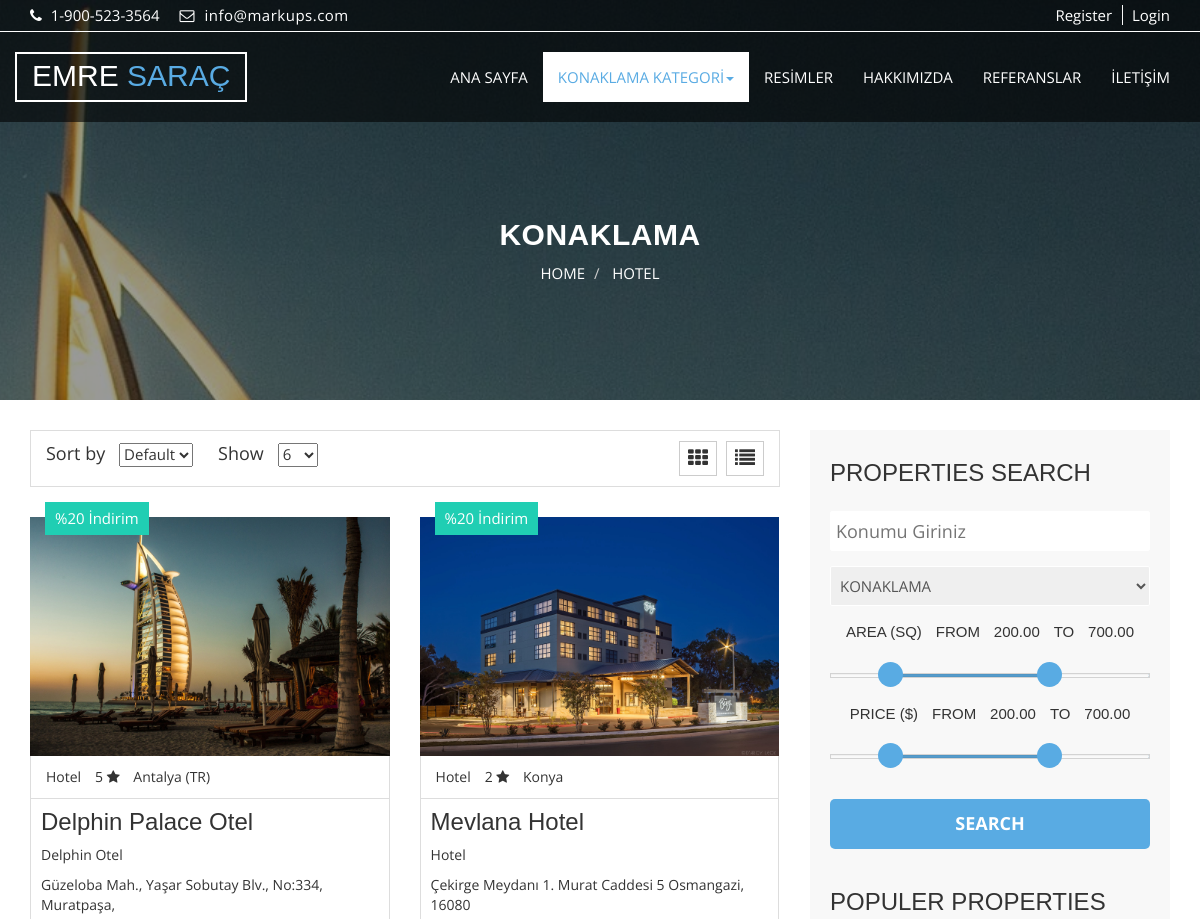
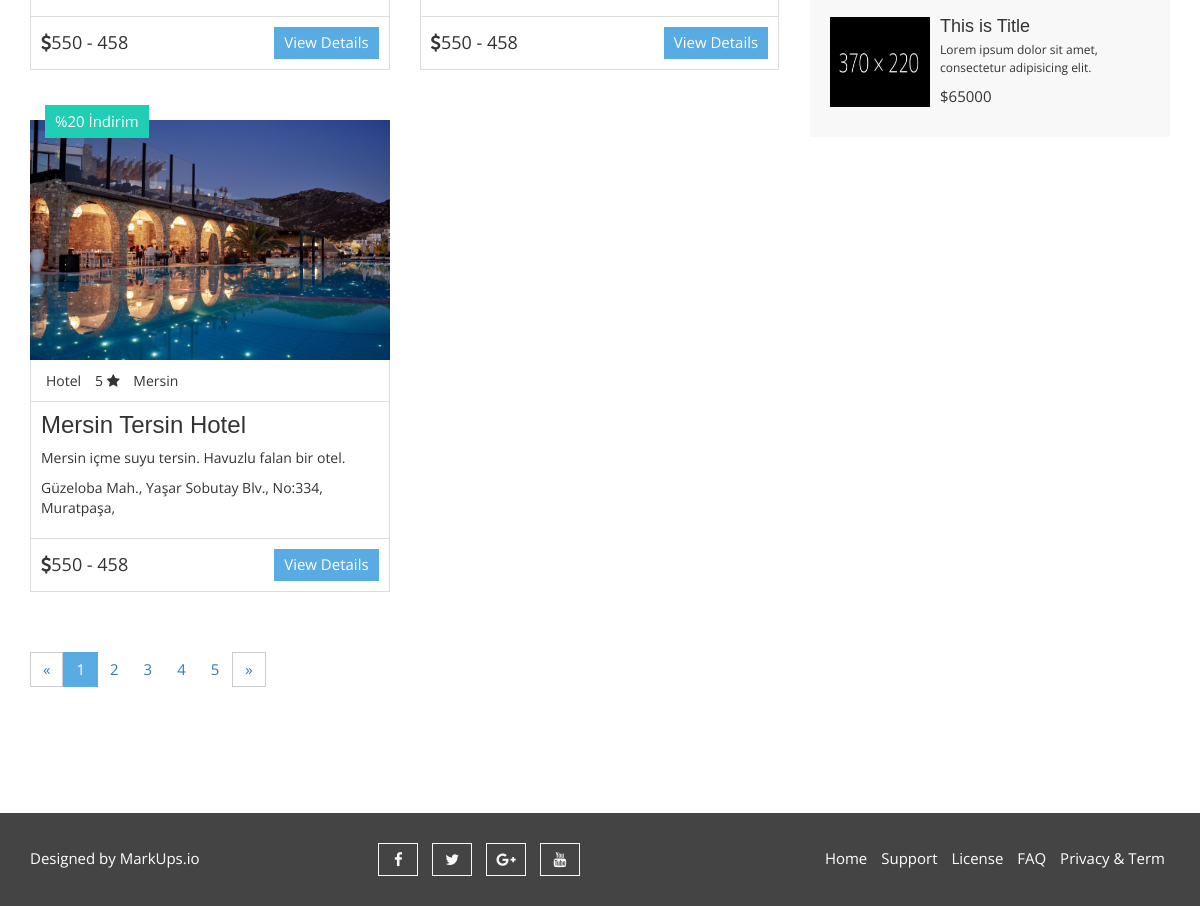
/category/8/hotel/, run on the app's committed database (2 pictures, top to bottom).
### accommodation/models.py (models this page shows, shortened)
class Accommodation(models.Model):
    STATUS = (
        ('True', 'Evet'),
        ('False', 'Hayır'),
    )
    STAR = (
        ('0', '-'),
        ('1', '(1) *'),
        ('2', '(2) **'),
        ('3', '(3) ***'),
        ('4', '(4) ****'),
        ('5', '(5) *****'),
    )
    category    = models.ForeignKey(Category, on_delete=models.CASCADE)
    title       = models.CharField(max_length=100) #charfield = uzunluk
    keywords    = models.CharField(max_length=255)
    description = models.CharField(max_length=255)
    thumbnail   = models.ImageField(blank=True, upload_to='images', default='images/null.jpg')
    star        = models.CharField(max_length=1, blank=True, choices=STAR)
    address     = models.TextField(max_length=150)
    email       = models.CharField(max_length=30)
    phone       = models.PositiveSmallIntegerField()
    fax         = models.PositiveSmallIntegerField(blank=True,null=True)
    city        = models.CharField(max_length=30) #TODO: City için bir veri tabanı hazırlanacak.
    detail      = RichTextUploadingField(blank=True)
    status      = models.CharField(max_length=10, choices=STATUS)
    slug        = models.SlugField()
    create_at   = models.DateTimeField(auto_now_add=True)
    update_at   = models.DateTimeField(auto_now=True)
    def image_tag(self):
        return mark_safe('<img src="{}" height="85"/>'.format(self.thumbnail.url))
    image_tag.short_descripton = 'Image'

class Category(MPTTModel):
    STATUS = (
        ('True', 'Evet'),
        ('False', 'Hayır'),
    )
    title       = models.CharField(max_length=30) #charfield = uzunluk
    keywords    = models.CharField(max_length=255)
    description = models.CharField(max_length=255)
    thumbnail   = models.ImageField(blank=True, upload_to='images', default='images/null.jpg')
    status      = models.CharField(max_length=10, choices=STATUS)
    slug        = models.SlugField()
    parent      = TreeForeignKey('self', blank=True, null=True, related_name='children', on_delete=models.CASCADE)
    create_at   = models.DateTimeField(auto_now_add=True)
    update_at   = models.DateTimeField(auto_now=True)
    class MPTTMeta:
        order_insertion_by = ['title']
    def __str__(self):
        full_path = [self.title]
        k = self.parent
        while k is not None:
            full_path.append(k.title)
            k = k.parent
        return ' / '.join(full_path[::-1])
    def image_tag(self):
        return mark_safe('<img src="{}" width="45" height="37"/>'.format(self.thumbnail.url))
    image_tag.short_descripton = 'Image'

### home/views.py (the view)
# urls.py: path('category/<int:id>/<slug:slug>/', views.category_accommodations, name='category_accommodations'),
def category_accommodations(request, id, slug):
    setting = Settings.objects.get(pk=1)
    categorydata = Category.objects.get(pk=id)
    accommodations = Accommodation.objects.filter(category_id=id)
    category = Category.objects.all()
    context = {'setting': setting,
               'accommodations': accommodations,
               'category': category,
               'categoryData': categorydata,
               'page': 'konaklama'}
    return render(request, 'accommodation.html', context)

### home/templates/accommodation.html (shortened to what this page needs)
{% extends "homebase.html" %}
{% block menu %}
    {% include "menu.html" %}
{% endblock %}
{% block slider %}
  <section id="aa-property-header" style="background-image: url('{{ accommodations.first.thumbnail.url }}')">
    <div class="container">
      <div class="row">
        <div class="col-md-12">
          <div class="aa-property-header-inner">
            <h2>KONAKLAMA</h2>
            <ol class="breadcrumb">
            <li><a href="/">HOME</a></li>
            <li class="active"> {{ categoryData.title }}</li>
          </ol>
          </div>
        </div>
      </div>
    </div>
  </section>
{% endblock %}
{% block content %}
  <section id="aa-properties">
    <div class="container">
      <div class="row">
        <div class="col-md-8">
          <div class="aa-properties-content">
            <div class="aa-properties-content-head">
              <div class="aa-properties-content-head-left">
                <form action="" class="aa-sort-form">
                  <label for="">Sort by</label>
                  <select name="">
                    <option value="1" selected="Default">Default</option>
                  </select>
                </form>
                <form action="" class="aa-show-form">
                  <label for="">Show</label>
                  <select name="">
                    <option value="1" selected="12">6</option>
                  </select>
                </form>
              </div>
              <div class="aa-properties-content-head-right">
                <a id="aa-grid-properties" href="#"><span class="fa fa-th"></span></a>
                <a id="aa-list-properties" href="#"><span class="fa fa-list"></span></a>
              </div>
            </div>
            <div class="aa-properties-content-body">
              <ul class="aa-properties-nav">
                  {% for rs in accommodations %}
                  <li>
                  <article class="aa-properties-item">
                    <a class="aa-properties-item-img" href="#">
                      <img alt="img" src="{{ rs.thumbnail.url }}">
                    </a>
                    <div class="aa-tag for-rent">
                      %20 İndirim
                    </div>
                    <div class="aa-properties-item-content">
                      <div class="aa-properties-info">
                        <span>{{ rs.category }}</span>
                          <span> {% if rs.star %} {{ rs.star }} <i class="fa fa-star"></i> {% else %} <i class="fa fa-hotel"></i> {% endif %} </span>
                        <span>{{ rs.city }}</span>
                      </div>
                      <div class="aa-properties-about">
                        <h3><a href="/accommodation/{{ rs.id }}/{{ rs.slug }}">{{ rs.title }}</a></h3>
                        <p>{{ rs.description }}</p>
                        <p>{{ rs.address }}</p>
                      </div>
                      <div class="aa-properties-detial">
                        <span class="aa-price"><i class="fa fa-dollar"></i>550 - 458</span>
                        <a class="aa-secondary-btn" href="/accommodation/{{ rs.id }}/{{ rs.slug }}">View Details</a>
                      </div>
                    </div>
                  </article>
                </li>
                {% endfor %}
              </ul>
            </div>
            <div class="aa-properties-content-bottom">
              <nav>
                <ul class="pagination">
                  <li>
                    <a href="#" aria-label="Previous">
                      <span aria-hidden="true">&laquo;</span>
                    </a>
                  </li>
                  <li class="active" ><a href="#">1</a></li>
                  <li><a href="#">2</a></li>
                  <li><a href="#">3</a></li>
                  <li><a href="#">4</a></li>
                  <li><a href="#">5</a></li>
                  <li>
                    <a href="#" aria-label="Next">
                      <span aria-hidden="true">&raquo;</span>
                    </a>
                  </li>
                </ul>
              </nav>
            </div>
          </div>
        </div>
        <div class="col-md-4">
          <aside class="aa-properties-sidebar">
            <div class="aa-properties-single-sidebar">
              <h3>Properties Search</h3>
              <form action="">
                <div class="aa-single-advance-search">
                  <input type="text" placeholder="Konumu Giriniz">
                </div>
                {% load mptt_tags %}
                <div class="aa-single-advance-search">
                    <select id="" name="">
                        <ul class="children">
                        <option selected="" value="0">KONAKLAMA</option>
                        </ul>
                    </select>
                </div>
                <div class="aa-single-filter-search">
                  <span>AREA (SQ)</span>
                  <span>FROM</span>
                  <span id="skip-value-lower" class="example-val">30.00</span>
                  <span>TO</span>
                  <span id="skip-value-upper" class="example-val">100.00</span>
                  <div id="aa-sqrfeet-range" class="noUi-target noUi-ltr noUi-horizontal noUi-background">
                  </div>
                </div>
                <div class="aa-single-filter-search">
                  <span>PRICE ($)</span>
                  <span>FROM</span>
                  <span id="skip-value-lower2" class="example-val">30.00</span>
                  <span>TO</span>
                  <span id="skip-value-upper2" class="example-val">100.00</span>
                  <div id="aa-price-range" class="noUi-target noUi-ltr noUi-horizontal noUi-background">
                  </div>
                </div>
                <div class="aa-single-advance-search">
                  <input type="submit" value="Search" class="aa-search-btn">
                </div>
              </form>
            </div>
            <div class="aa-properties-single-sidebar">
              <h3>Populer Properties</h3>
              <div class="media">
                <div class="media-left">
                  <a href="#">
                    <img class="media-object" src="img/item/1.jpg" alt="img">
                  </a>
                </div>
                <div class="media-body">
                  <h4 class="media-heading"><a href="#">This is Title</a></h4>
                  <p>Lorem ipsum dolor sit amet, consectetur adipisicing elit.</p>
                  <span>$65000</span>
                </div>
              </div>
              </div>
            </div>
        </div>
      </div>
  </section>
{% endblock %}

### home/static/css/nouislider.css (style rules this page uses)
.noUi-target, .noUi-target * { -webkit-touch-callout: none; -webkit-user-select: none; -ms-touch-action: none; touch-action: none; -ms-user-select: none; -moz-user-select: none; user-select: none; -moz-box-sizing: border-box; box-sizing: border-box; }
.noUi-target { position: relative; direction: ltr; }
.noUi-horizontal { height: 5px; }
.noUi-background { background: #FAFAFA; box-shadow: inset 0 1px 1px #f0f0f0; }
.noUi-target { border-radius: 0px; border: 1px solid #D3D3D3; box-shadow: inset 0 1px 1px #F0F0F0, 0 3px 6px -5px #BBB; margin-top: 30px; margin-bottom: 10px; }

### home/static/css/theme-color/default-theme.css (style rules this page uses)
h2 { color: #59abe3; }
.aa-secondary-btn { background-color: #59abe3; }
#aa-property-header .aa-property-header-inner .breadcrumb li.active { color: #59abe3; }
#aa-properties .aa-properties-sidebar .aa-properties-single-sidebar .aa-single-advance-search .aa-search-btn { background-color: #59abe3; }
.aa-properties-content-bottom .pagination .active a { background-color: #59abe3; }

### data on the page
Accommodation: first.thumbnail (picture), thumbnail (picture), category "Hotel", star "5", city "Antalya (TR)", title "Delphin Palace Otel", description "Delphin Otel", address "Güzeloba Mah., Yaşar Sobutay Blv., No:334, Muratpaşa,"
Category: title "HOTEL"
Accommodation: thumbnail (picture), category "Hotel", star "2", city "Konya", title "Mevlana Hotel", description "Hotel", address "Çekirge Meydanı 1. Murat Caddesi 5 Osmangazi, 16080"
Accommodation: thumbnail (picture), category "Hotel", star "5", city "Mersin", title "Mersin Tersin Hotel", description "Mersin içme suyu tersin. Havuzlu falan bir otel.", address "Güzeloba Mah., Yaşar Sobutay Blv., No:334, Muratpaşa,"
